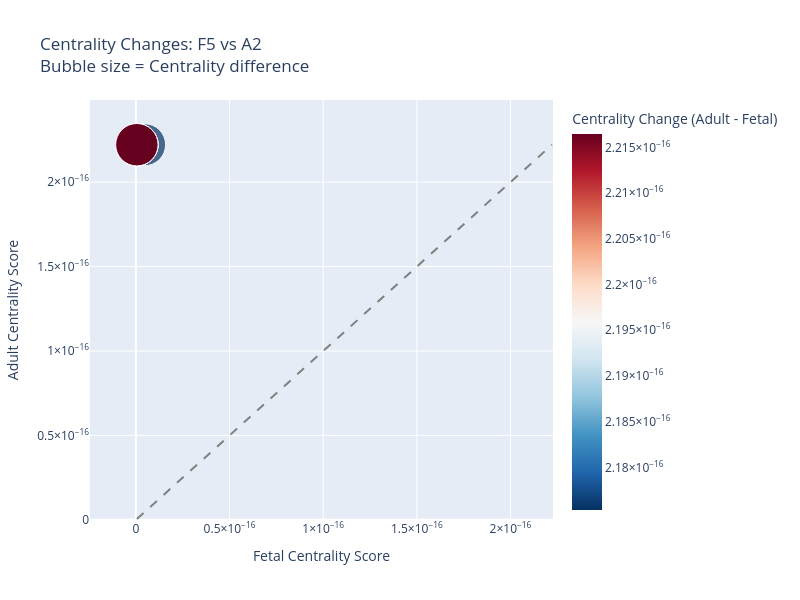

The notebook cell saved with this chart:
### Code cell
fig1 = px.scatter(bubble_df, 
                x='fetal_centrality', 
                y='adult_centrality',
                size='centrality_difference',
                color='centrality_change',
                hover_data=['gene'],
                title=f'Centrality Changes: {bubble_df["community_pair"].iloc[0]}<br>Bubble size = Centrality difference',
                labels={
                    'fetal_centrality': 'Fetal Centrality Score',
                    'adult_centrality': 'Adult Centrality Score',
                    'centrality_difference': 'Centrality Difference (|Adult - Fetal|)',
                    'centrality_change': 'Centrality Change (Adult - Fetal)'
                },
                color_continuous_scale='RdBu_r',
                size_max=30)

# Add diagonal line (y=x) to show where centrality would be equal
min_val = min(bubble_df['fetal_centrality'].min(), bubble_df['adult_centrality'].min())
max_val = max(bubble_df['fetal_centrality'].max(), bubble_df['adult_centrality'].max())

fig1.add_shape(type='line',
                x0=min_val, y0=min_val,
                x1=max_val, y1=max_val,
                line=dict(color='gray', dash='dash'),
                name='Equal centrality line')

fig1.update_layout(width=800, height=600, showlegend=True)
fig1.show()

### Figure 1 — Plotly figure (JSON) as saved in the notebook; plotly's stock layout.template omitted (floating-point values rounded to 4 significant figures)
{"data": [{"customdata": [["SLC37A1"], ["UACA"], ["SPRY2"], ["LNX2"], ["FERMT1"], ["ZNRF3"], ["TPD52L1"], ["PATJ"], ["ABCC3"], ["RAB3IP"], ["LIMA1"], ["ARHGEF10L"], ["TSPAN15"], ["MAML3"], ["PRSS8"], ["SLC44A3"], ["SEMA6A"], ["SLC7A2"], ["PTPRF"]], "hovertemplate": "Fetal Centrality Score=%{x}<br>Adult Centrality Score=%{y}<br>Centrality Difference (|Adult - Fetal|)=%{marker.size}<br>gene=%{customdata[0]}<br>Centrality Change (Adult - Fetal)=%{marker.color}<extra></extra>", "legendgroup": "", "marker": {"color": [2.216e-16, 2.216e-16, 2.216e-16, 2.216e-16, 2.216e-16, 2.216e-16, 2.216e-16, 2.216e-16, 2.216e-16, 2.216e-16, 2.216e-16, 2.216e-16, 2.216e-16, 2.175e-16, 2.216e-16, 2.216e-16, 2.216e-16, 2.216e-16, 2.216e-16], "coloraxis": "coloraxis", "size": [2.216e-16, 2.216e-16, 2.216e-16, 2.216e-16, 2.216e-16, 2.216e-16, 2.216e-16, 2.216e-16, 2.216e-16, 2.216e-16, 2.216e-16, 2.216e-16, 2.216e-16, 2.175e-16, 2.216e-16, 2.216e-16, 2.216e-16, 2.216e-16, 2.216e-16], "sizemode": "area", "sizeref": 2.463e-19, "symbol": "circle"}, "mode": "markers", "name": "", "orientation": "v", "showlegend": false, "type": "scatter", "x": [5.142e-19, 5.142e-19, 5.142e-19, 5.142e-19, 5.142e-19, 5.142e-19, 5.142e-19, 5.142e-19, 5.142e-19, 5.142e-19, 5.142e-19, 5.142e-19, 5.142e-19, 4.628e-18, 5.142e-19, 5.142e-19, 5.142e-19, 5.142e-19, 5.142e-19], "xaxis": "x", "y": [2.222e-16, 2.222e-16, 2.222e-16, 2.222e-16, 2.222e-16, 2.222e-16, 2.222e-16, 2.222e-16, 2.222e-16, 2.222e-16, 2.222e-16, 2.222e-16, 2.222e-16, 2.222e-16, 2.222e-16, 2.222e-16, 2.222e-16, 2.222e-16, 2.222e-16], "yaxis": "y"}], "layout": {"coloraxis": {"colorbar": {"title": {"text": "Centrality Change (Adult - Fetal)"}}, "colorscale": [[0, "rgb(5,48,97)"], [0.1, "rgb(33,102,172)"], [0.2, "rgb(67,147,195)"], [0.3, "rgb(146,197,222)"], [0.4, "rgb(209,229,240)"], [0.5, "rgb(247,247,247)"], [0.6, "rgb(253,219,199)"], [0.7, "rgb(244,165,130)"], [0.8, "rgb(214,96,77)"], [0.9, "rgb(178,24,43)"], [1, "rgb(103,0,31)"]]}, "height": 600, "legend": {"itemsizing": "constant", "tracegroupgap": 0}, "shapes": [{"line": {"color": "gray", "dash": "dash"}, "name": "Equal centrality line", "type": "line", "x0": 5.142e-19, "x1": 2.222e-16, "y0": 5.142e-19, "y1": 2.222e-16}], "showlegend": true, "title": {"text": "Centrality Changes: F5 vs A2<br>Bubble size = Centrality difference"}, "width": 800, "xaxis": {"anchor": "y", "domain": [0, 1], "title": {"text": "Fetal Centrality Score"}}, "yaxis": {"anchor": "x", "domain": [0, 1], "title": {"text": "Adult Centrality Score"}}}}
